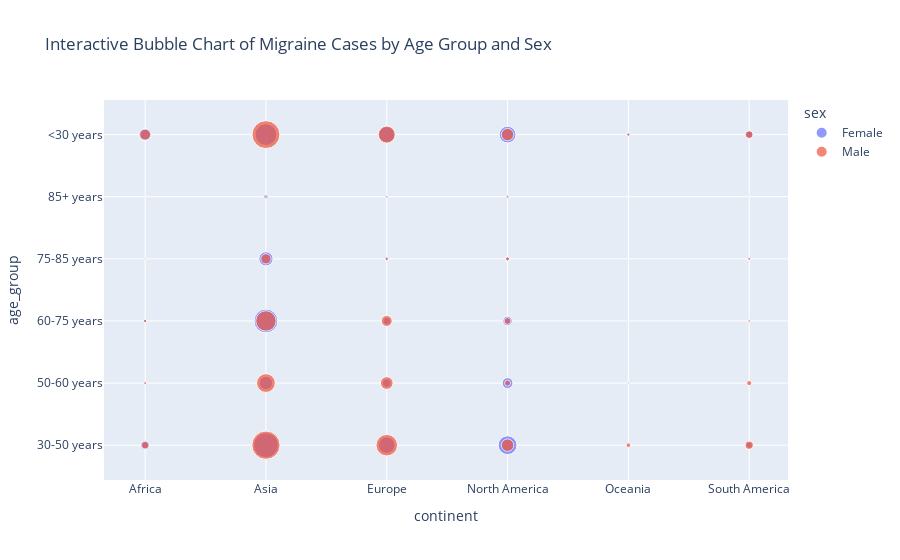

The notebook cell this image was saved under:
### Code cell
# Group by the new age groups and sex, then sum the total cases
grouped_data_age_sex = migraine_weather.groupby(['age_group', 'sex', 'continent'], observed=True)['total_cases'].sum().reset_index()

# Use the same grouped_data_age_sex dataframe
plot_data = grouped_data_age_sex.copy()

# Create a new column for bubble sizes, scaled to ensure visibility in the plot
plot_data['size'] = plot_data['total_cases'] / plot_data['total_cases'].max() * 100

# Create the bubble chart with Plotly Express
fig = px.scatter(
    plot_data,
    x='continent',
    y='age_group',
    size='size',  # Size of bubbles
    color='sex',  # Color by sex
    hover_name='age_group',  # Show age group on hover
    hover_data={'total_cases': True, 'continent': True, 'size': False, 'age_group': False},  # Show total_cases on hover, not size
    title='Interactive Bubble Chart of Migraine Cases by Age Group and Sex'
)

# Adjust layout for better label visibility
fig.update_layout(xaxis={'categoryorder':'total descending'})

# Show the interactive figure
fig.show()

# This interactive chart can be run in an IPython environment or saved to an HTML file for viewing in a browser.

### Figure 1 — Plotly figure (JSON) as saved in the notebook; plotly's stock layout.template omitted (floating-point values rounded to 4 significant figures)
{"data": [{"customdata": [[49634529, 10.49], [365825404, 77.35], [162664531, 34.39], [206876502, 43.74], [52186, 0.01103], [22552036, 4.768], [5773423, 1.221], [104643103, 22.13], [43422485, 9.181], [68758340, 14.54], [2148795, 0.4543], [2406942, 0.5089], [5175226, 1.094], [333290304, 70.47], [33392790, 7.061], [52479208, 11.1], [444460, 0.09398], [3585072, 0.758], [1352774, 0.286], [119774756, 25.33], [9897820, 2.093], [10090747, 2.134], [1133, 0.0002396], [6116095, 1.293], [232494, 0.04916], [12479205, 2.639], [5847274, 1.236], [6767462, 1.431], [209, 4.419e-05], [682784, 0.1444], [90690077, 19.18], [280575995, 59.32], [152088982, 32.16], [164537688, 34.79], [7592340, 1.605], [36168665, 7.647]], "hovertemplate": "<b>%{hovertext}</b><br><br>sex=Female<br>continent=%{x}<br>total_cases=%{customdata[0]}<extra></extra>", "hovertext": ["30-50 years", "30-50 years", "30-50 years", "30-50 years", "30-50 years", "30-50 years", "50-60 years", "50-60 years", "50-60 years", "50-60 years", "50-60 years", "50-60 years", "60-75 years", "60-75 years", "60-75 years", "60-75 years", "60-75 years", "60-75 years", "75-85 years", "75-85 years", "75-85 years", "75-85 years", "75-85 years", "75-85 years", "85+ years", "85+ years", "85+ years", "85+ years", "85+ years", "85+ years", "<30 years", "<30 years", "<30 years", "<30 years", "<30 years", "<30 years"], "legendgroup": "Female", "marker": {"color": "#636efa", "size": [10.49, 77.35, 34.39, 43.74, 0.01103, 4.768, 1.221, 22.13, 9.181, 14.54, 0.4543, 0.5089, 1.094, 70.47, 7.061, 11.1, 0.09398, 0.758, 0.286, 25.33, 2.093, 2.134, 0.0002396, 1.293, 0.04916, 2.639, 1.236, 1.431, 4.419e-05, 0.1444, 19.18, 59.32, 32.16, 34.79, 1.605, 7.647], "sizemode": "area", "sizeref": 0.25, "symbol": "circle"}, "mode": "markers", "name": "Female", "orientation": "v", "showlegend": true, "type": "scatter", "x": ["Africa", "Asia", "Europe", "North America", "Oceania", "South America", "Africa", "Asia", "Europe", "North America", "Oceania", "South America", "Africa", "Asia", "Europe", "North America", "Oceania", "South America", "Africa", "Asia", "Europe", "North America", "Oceania", "South America", "Africa", "Asia", "Europe", "North America", "Oceania", "South America", "Africa", "Asia", "Europe", "North America", "Oceania", "South America"], "xaxis": "x", "y": ["30-50 years", "30-50 years", "30-50 years", "30-50 years", "30-50 years", "30-50 years", "50-60 years", "50-60 years", "50-60 years", "50-60 years", "50-60 years", "50-60 years", "60-75 years", "60-75 years", "60-75 years", "60-75 years", "60-75 years", "60-75 years", "75-85 years", "75-85 years", "75-85 years", "75-85 years", "75-85 years", "75-85 years", "85+ years", "85+ years", "85+ years", "85+ years", "85+ years", "85+ years", "<30 years", "<30 years", "<30 years", "<30 years", "<30 years", "<30 years"], "yaxis": "y"}, {"customdata": [[33555067, 7.095], [472948281, 100], [274068154, 57.95], [92660621, 19.59], [13249977, 2.802], [40193812, 8.499], [4208933, 0.8899], [208077824, 44.0], [95649601, 20.22], [21758027, 4.601], [9851, 0.002083], [15648675, 3.309], [6484265, 1.371], [246212842, 52.06], [70663453, 14.94], [27030920, 5.715], [7319, 0.001548], [3225746, 0.6821], [1973197, 0.4172], [62753058, 13.27], [5211889, 1.102], [8558243, 1.81], [310302, 0.06561], [3737834, 0.7903], [394281, 0.08337], [3280923, 0.6937], [1480440, 0.313], [2426323, 0.513], [3, 6.343e-07], [124831, 0.02639], [69103194, 14.61], [461110179, 97.5], [173876105, 36.76], [91666815, 19.38], [4828638, 1.021], [35287862, 7.461]], "hovertemplate": "<b>%{hovertext}</b><br><br>sex=Male<br>continent=%{x}<br>total_cases=%{customdata[0]}<extra></extra>", "hovertext": ["30-50 years", "30-50 years", "30-50 years", "30-50 years", "30-50 years", "30-50 years", "50-60 years", "50-60 years", "50-60 years", "50-60 years", "50-60 years", "50-60 years", "60-75 years", "60-75 years", "60-75 years", "60-75 years", "60-75 years", "60-75 years", "75-85 years", "75-85 years", "75-85 years", "75-85 years", "75-85 years", "75-85 years", "85+ years", "85+ years", "85+ years", "85+ years", "85+ years", "85+ years", "<30 years", "<30 years", "<30 years", "<30 years", "<30 years", "<30 years"], "legendgroup": "Male", "marker": {"color": "#EF553B", "size": [7.095, 100, 57.95, 19.59, 2.802, 8.499, 0.8899, 44.0, 20.22, 4.601, 0.002083, 3.309, 1.371, 52.06, 14.94, 5.715, 0.001548, 0.6821, 0.4172, 13.27, 1.102, 1.81, 0.06561, 0.7903, 0.08337, 0.6937, 0.313, 0.513, 6.343e-07, 0.02639, 14.61, 97.5, 36.76, 19.38, 1.021, 7.461], "sizemode": "area", "sizeref": 0.25, "symbol": "circle"}, "mode": "markers", "name": "Male", "orientation": "v", "showlegend": true, "type": "scatter", "x": ["Africa", "Asia", "Europe", "North America", "Oceania", "South America", "Africa", "Asia", "Europe", "North America", "Oceania", "South America", "Africa", "Asia", "Europe", "North America", "Oceania", "South America", "Africa", "Asia", "Europe", "North America", "Oceania", "South America", "Africa", "Asia", "Europe", "North America", "Oceania", "South America", "Africa", "Asia", "Europe", "North America", "Oceania", "South America"], "xaxis": "x", "y": ["30-50 years", "30-50 years", "30-50 years", "30-50 years", "30-50 years", "30-50 years", "50-60 years", "50-60 years", "50-60 years", "50-60 years", "50-60 years", "50-60 years", "60-75 years", "60-75 years", "60-75 years", "60-75 years", "60-75 years", "60-75 years", "75-85 years", "75-85 years", "75-85 years", "75-85 years", "75-85 years", "75-85 years", "85+ years", "85+ years", "85+ years", "85+ years", "85+ years", "85+ years", "<30 years", "<30 years", "<30 years", "<30 years", "<30 years", "<30 years"], "yaxis": "y"}], "layout": {"legend": {"itemsizing": "constant", "title": {"text": "sex"}, "tracegroupgap": 0}, "title": {"text": "Interactive Bubble Chart of Migraine Cases by Age Group and Sex"}, "xaxis": {"anchor": "y", "categoryorder": "total descending", "domain": [0, 1], "title": {"text": "continent"}}, "yaxis": {"anchor": "x", "domain": [0, 1], "title": {"text": "age_group"}}}}
